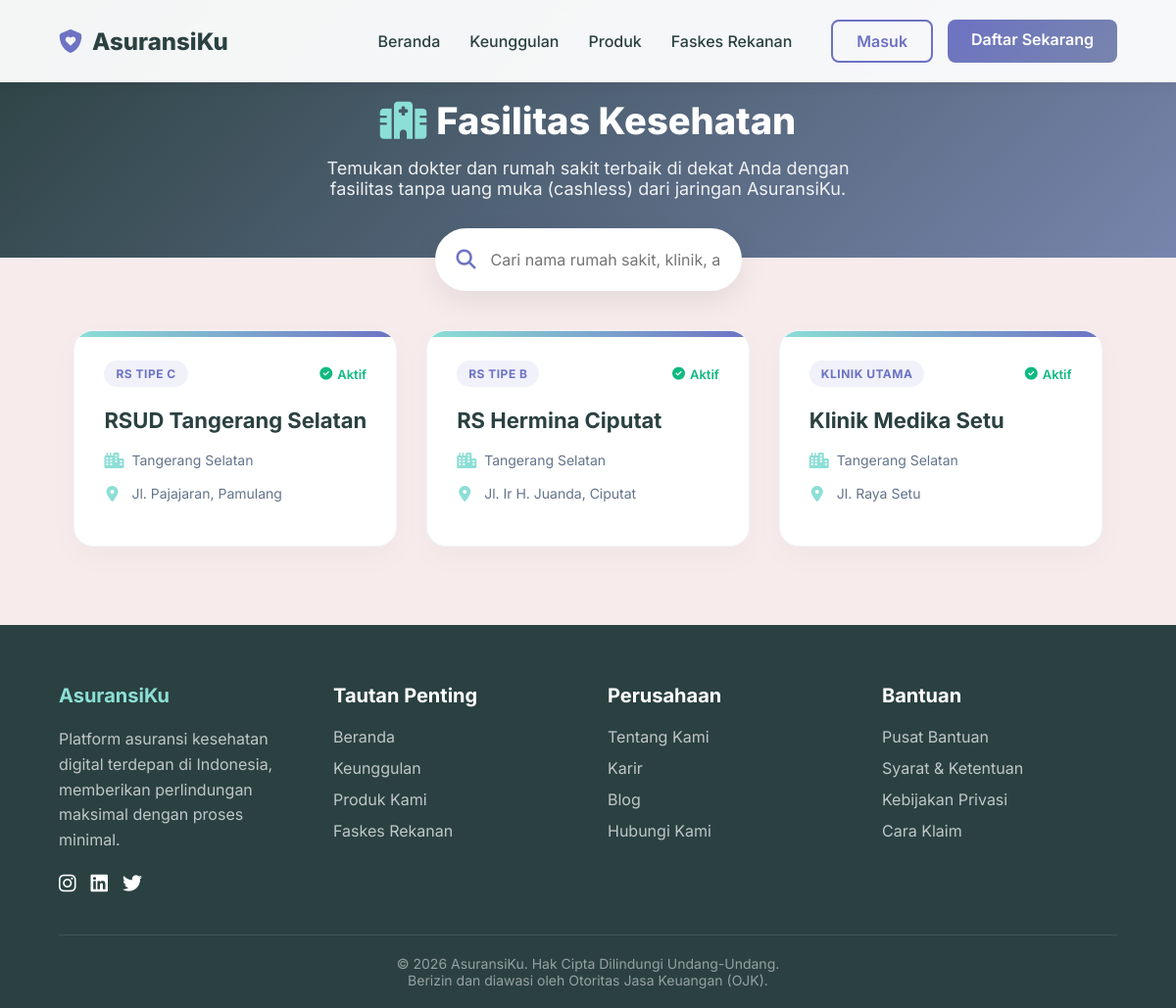
The app's page /faskes.php with its own data.
### tables this page shows
CREATE TABLE faskes (
    id_faskes INT AUTO_INCREMENT PRIMARY KEY,
    kode_faskes VARCHAR(20) UNIQUE NOT NULL,
    nama_faskes VARCHAR(150) NOT NULL,
    tingkat_faskes ENUM('Klinik Pratama', 'Klinik Utama', 'RS Tipe A', 'RS Tipe B', 'RS Tipe C') NOT NULL,
    alamat TEXT NOT NULL,
    kota VARCHAR(100) NOT NULL,
    status_kerjasama ENUM('Aktif', 'Putus Kontrak') DEFAULT 'Aktif'
);

### faskes.php (the view, shortened to what this page needs)
<?php
    include "db.php";
    include "layouts/public/header.php";
?>
<link rel="stylesheet" href="layouts/css/style.css?v=<?php echo time(); ?>">
<div class="faskes-header-alt">
    <h1><i class="fa-solid fa-hospital" style="color: var(--color-aqua); margin-right: 10px;"></i>Fasilitas Kesehatan</h1>
    <p>Temukan dokter dan rumah sakit terbaik di dekat Anda dengan fasilitas tanpa uang muka (cashless) dari jaringan AsuransiKu.</p>
</div>
<div class="faskes-search-container">
    <div class="faskes-search-box">
        <i class="fa-solid fa-magnifying-glass"></i>
        <input type="text" id="searchInput" placeholder="Cari nama rumah sakit, klinik, atau kota...">
    </div>
</div>
<div class="faskes-grid" id="faskesGrid">
    <?php
        $query = "SELECT * FROM faskes WHERE status_kerjasama = 'Aktif' ORDER BY kota ASC";
        $result = $conn->query($query);
        if($result && $result->rowCount() > 0) {
            while($row = $result->fetch()) {
                $faskes_name = htmlspecialchars($row['nama_faskes']);
                $faskes_type = htmlspecialchars($row['tingkat_faskes']);
                $faskes_city = htmlspecialchars($row['kota']);
                $faskes_address = htmlspecialchars($row['alamat']);
                $faskes_status = htmlspecialchars($row['status_kerjasama']);
                $search_data = strtolower($faskes_name . " " . $faskes_city . " " . $faskes_type);
                ?>
                <div class="faskes-card" data-search="<?php echo $search_data; ?>">
                    <div class="faskes-badges">
                        <span class="faskes-badge-type"><?php echo $faskes_type; ?></span>
                        <span class="faskes-badge-status"><i class="fa-solid fa-circle-check"></i> <?php echo $faskes_status; ?></span>
                    </div>
                    <h3><?php echo $faskes_name; ?></h3>
                    <div class="faskes-info">
                        <i class="fa-solid fa-city"></i>
                        <span><?php echo $faskes_city; ?></span>
                    </div>
                    <div class="faskes-info">
                        <i class="fa-solid fa-location-dot"></i>
                        <span><?php echo $faskes_address; ?></span>
                    </div>
                </div>
                <?php
            }
        } else {
            echo "<div class=" . '"faskes-empty"' . "><i class=" . '"fa-solid fa-hospital-user"' . " style=" . '"font-size: 40px; color: #cbd5e1; margin-bottom: 15px;"' . "></i><br>Belum ada fasilitas kesehatan rekanan yang aktif.</div>";
        }
    ?>
</div>
<?php include "layouts/public/footer.php"; ?>

### layouts/public/header.php (shortened to what this page needs)
<!DOCTYPE html>
<html lang="id">
<head>
    <link rel="stylesheet" href="https://cdnjs.cloudflare.com/ajax/libs/font-awesome/6.4.0/css/all.min.css">
    <link rel="stylesheet" href="layouts/css/public.css">
</head>
<body>
    <nav class="navbar">
        <a href="index.php" class="logo">
            <i class="fa-solid fa-shield-heart"></i> AsuransiKu
        </a>
        <div class="nav-menu" id="nav-menu">
            <ul class="nav-links">
                <li><a href="index.php">Beranda</a></li>
                <li><a href="keunggulan.php">Keunggulan</a></li>
                <li><a href="produk.php">Produk</a></li>
                <li><a href="faskes.php">Faskes Rekanan</a></li>
            </ul>
            <div class="nav-actions">
                <?php if(isset($_SESSION['username'])): ?>
                    <?php
                        $dashboard_link = "customer/index.php";
                        if(isset($_SESSION['role'])) {
                            $role = strtolower($_SESSION['role']);
                            if($role == 'admin') $dashboard_link = "admin/index.php";
                            if($role == 'agen') $dashboard_link = "agen/index.php";
                        }
                    ?>
                    <a href="<?php echo $dashboard_link; ?>" class="btn btn-outline"><i class="fa-solid fa-user"></i> <?php echo htmlspecialchars($_SESSION['username']); ?></a>
                    <a href="logout.php" class="btn btn-solid"><i class="fa-solid fa-right-from-bracket"></i> Logout</a>
                <?php else: ?>
                    <a href="login.php" class="btn btn-outline">Masuk</a>
                    <a href="register.php" class="btn btn-solid">Daftar Sekarang</a>
                <?php endif; ?>
            </div>
        </div>
    </nav>

### layouts/public/footer.php (shortened to what this page needs)
    <footer>
        <div class="footer-grid">
            <div class="footer-col">
                <h3>AsuransiKu</h3>
                <p style="color: rgba(255,255,255,0.7); line-height: 1.6; margin-bottom: 20px;">Platform asuransi kesehatan digital terdepan di Indonesia, memberikan perlindungan maksimal dengan proses minimal.</p>
                <div style="display: flex; gap: 15px;">
                    <a href="#" style="color: white; font-size: 20px;"><i class="fa-brands fa-instagram"></i></a>
                    <a href="#" style="color: white; font-size: 20px;"><i class="fa-brands fa-linkedin"></i></a>
                    <a href="#" style="color: white; font-size: 20px;"><i class="fa-brands fa-twitter"></i></a>
                </div>
            </div>
            <div class="footer-col">
                <h3 style="color: white;">Tautan Penting</h3>
                <ul>
                    <li><a href="index.php">Beranda</a></li>
                    <li><a href="keunggulan.php">Keunggulan</a></li>
                    <li><a href="produk.php">Produk Kami</a></li>
                    <li><a href="faskes.php">Faskes Rekanan</a></li>
                </ul>
            </div>
            <div class="footer-col">
                <h3 style="color: white;">Perusahaan</h3>
                <ul>
                    <li><a href="#">Tentang Kami</a></li>
                    <li><a href="#">Karir</a></li>
                    <li><a href="#">Blog</a></li>
                    <li><a href="#">Hubungi Kami</a></li>
                </ul>
            </div>
            <div class="footer-col">
                <h3 style="color: white;">Bantuan</h3>
                <ul>
                    <li><a href="#">Pusat Bantuan</a></li>
                    <li><a href="syarat-ketentuan.php">Syarat & Ketentuan</a></li>
                    <li><a href="#">Kebijakan Privasi</a></li>
                    <li><a href="#">Cara Klaim</a></li>
                </ul>
            </div>
        </div>
        <div class="footer-bottom">
            &copy; <?php echo date("Y"); ?> AsuransiKu. Hak Cipta Dilindungi Undang-Undang. <br>
            Berizin dan diawasi oleh Otoritas Jasa Keuangan (OJK).
        </div>
    </footer>
</body>
</html>

### layouts/css/public.css (style rules this page uses)
:root { --color-dark: #2B4141; --color-light: #F7EBEC; --color-aqua: #8CDFD6; --color-blue: #7785AC; --color-slate: #6D72C3; --font-main: 'Inter', sans-serif; }
* { margin: 0; padding: 0; box-sizing: border-box; font-family: var(--font-main); }
body { background-color: var(--color-light); color: var(--color-dark); overflow-x: hidden; }
.navbar { display: flex; justify-content: space-between; align-items: center; padding: 20px 5%; background: rgba(255, 255, 255, 0.95); backdrop-filter: blur(10px); position: fixed; width: 100%; top: 0; z-index: 1000; box-shadow: 0 2px 15px rgba(0,0,0,0.05); }
.navbar .logo { font-size: 24px; font-weight: 800; color: var(--color-dark); text-decoration: none; display: flex; align-items: center; gap: 10px; }
.navbar .logo i { color: var(--color-slate); }
.nav-menu { display: flex; align-items: center; gap: 40px; }
.nav-links { display: flex; gap: 30px; list-style: none; }
.nav-links a { text-decoration: none; color: var(--color-dark); font-weight: 500; transition: color 0.3s; }
.nav-actions { display: flex; gap: 15px; }
.btn { padding: 10px 24px; border-radius: 8px; text-decoration: none; font-weight: 600; transition: all 0.3s ease; display: inline-block; }
.btn-outline { border: 2px solid var(--color-slate); color: var(--color-slate); }
.btn-solid { background: linear-gradient(135deg, var(--color-slate) 0%, var(--color-blue) 100%); color: white; border: none; }
footer { background: var(--color-dark); color: white; padding: 60px 5% 20px; }
.footer-grid { display: grid; grid-template-columns: repeat(auto-fit, minmax(200px, 1fr)); gap: 40px; margin-bottom: 40px; }
.footer-col h3 { margin-bottom: 20px; font-size: 20px; color: var(--color-aqua); }
.footer-col ul { list-style: none; }
.footer-col ul li { margin-bottom: 12px; }
.footer-col ul li a { color: rgba(255,255,255,0.7); text-decoration: none; transition: color 0.3s; }
.footer-bottom { text-align: center; padding-top: 20px; border-top: 1px solid rgba(255,255,255,0.1); color: rgba(255,255,255,0.5); font-size: 14px; }

### records on screen
faskes: tingkat_faskes "RS TIPE C", status_kerjasama "Aktif", nama_faskes "RSUD Tangerang Selatan", kota "Tangerang Selatan", alamat "Jl. Pajajaran, Pamulang"
faskes: tingkat_faskes "RS TIPE B", status_kerjasama "Aktif", nama_faskes "RS Hermina Ciputat", kota "Tangerang Selatan", alamat "Jl. Ir H. Juanda, Ciputat"
faskes: tingkat_faskes "KLINIK UTAMA", status_kerjasama "Aktif", nama_faskes "Klinik Medika Setu", kota "Tangerang Selatan", alamat "Jl. Raya Setu"
